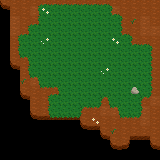

A level layout from a 2D game, rendered from its tile map. Below: a short description, then the map file with its tile-grid data intact:
An orthogonal 16x16 tile map with 10x10 px tiles, 7 tile layers (grass and dirt, grass border U, grass border R, grass border D, ...).

<map version="1.10" tiledversion="1.10.1" orientation="orthogonal" renderorder="right-down" width="16" height="16" tilewidth="10" tileheight="10" infinite="0" nextlayerid="8" nextobjectid="1">
 <tileset firstgid="1" source="../../Tiles/thicket tiles.tsx" />
 <layer id="1" name="grass and dirt" width="16" height="16">
  <data encoding="csv">
21,1,1,1,1,1,1,1,1,1,1,1,1,1,1,1,
0,1,1,15,2,2,2,2,2,2,2,15,1,1,1,1,
0,15,1,1,2,2,2,2,2,2,2,2,1,1,15,1,
0,15,1,2,2,2,2,2,2,2,2,2,1,1,15,15,
0,1,2,2,2,2,2,2,2,2,2,2,2,1,1,1,
0,1,2,2,2,2,2,2,2,2,2,2,2,2,2,1,
0,21,1,2,2,2,2,2,2,2,2,2,2,2,2,1,
0,0,1,2,2,2,2,2,2,2,2,2,2,2,2,1,
0,0,1,15,2,2,2,2,2,2,2,2,2,2,2,1,
0,0,21,1,1,1,2,2,2,2,2,2,2,2,2,1,
0,0,0,1,1,2,2,2,2,2,1,2,2,2,1,15,
0,0,0,21,1,2,2,2,1,1,15,15,2,2,15,1,
0,0,0,0,0,0,0,0,21,1,1,1,1,1,15,1,
0,0,0,0,0,0,0,0,0,0,21,1,1,1,1,1,
0,0,0,0,0,0,0,0,0,0,0,21,20,0,0,21,
0,0,0,0,0,0,0,0,0,0,0,0,0,0,0,0
</data>
 </layer>
 <layer id="2" name="grass border U" width="16" height="16">
  <data encoding="csv">
0,0,0,0,8,8,8,8,8,8,8,0,0,0,0,0,
0,0,0,0,0,0,0,0,0,0,0,8,0,0,0,0,
0,0,0,8,0,0,0,0,0,0,0,0,0,0,0,0,
0,0,8,0,0,0,0,0,0,0,0,0,8,0,0,0,
0,0,0,0,0,0,0,0,0,0,0,0,0,8,8,0,
0,0,0,0,0,0,0,0,0,0,0,0,0,0,0,0,
0,0,0,0,0,0,0,0,0,0,0,0,0,0,0,0,
0,0,0,0,0,0,0,0,0,0,0,0,0,0,0,0,
0,0,0,0,0,0,0,0,0,0,0,0,0,0,0,0,
0,0,0,0,0,8,0,0,0,0,0,0,0,0,0,0,
0,0,0,0,0,0,0,0,0,0,0,0,0,0,0,0,
0,0,0,0,0,0,0,0,0,0,0,0,0,0,0,0,
0,0,0,0,0,0,0,0,0,0,0,0,0,0,0,0,
0,0,0,0,0,0,0,0,0,0,0,0,0,0,0,0,
0,0,0,0,0,0,0,0,0,0,0,0,0,0,0,0,
0,0,0,0,0,0,0,0,0,0,0,0,0,0,0,0
</data>
 </layer>
 <layer id="3" name="grass border R" width="16" height="16">
  <data encoding="csv">
0,0,0,0,0,0,0,0,0,0,0,0,0,0,0,0,
0,0,0,0,0,0,0,0,0,0,0,9,0,0,0,0,
0,0,0,0,0,0,0,0,0,0,0,0,9,0,0,0,
0,0,0,0,0,0,0,0,0,0,0,0,9,0,0,0,
0,0,0,0,0,0,0,0,0,0,0,0,0,9,0,0,
0,0,0,0,0,0,0,0,0,0,0,0,0,0,0,9,
0,0,0,0,0,0,0,0,0,0,0,0,0,0,0,9,
0,0,0,0,0,0,0,0,0,0,0,0,0,0,0,9,
0,0,0,0,0,0,0,0,0,0,0,0,0,0,0,9,
0,0,0,0,0,0,0,0,0,0,0,0,0,0,0,9,
0,0,0,0,0,0,0,0,0,0,9,0,0,0,9,0,
0,0,0,0,0,0,0,0,9,0,0,0,0,0,9,0,
0,0,0,0,0,0,0,0,0,0,0,0,0,0,0,0,
0,0,0,0,0,0,0,0,0,0,0,0,0,0,0,0,
0,0,0,0,0,0,0,0,0,0,0,0,0,0,0,0,
0,0,0,0,0,0,0,0,0,0,0,0,0,0,0,0
</data>
 </layer>
 <layer id="4" name="grass border D" width="16" height="16">
  <data encoding="csv">
0,0,0,0,0,0,0,0,0,0,0,0,0,0,0,0,
0,0,0,0,0,0,0,0,0,0,0,0,0,0,0,0,
0,0,0,0,0,0,0,0,0,0,0,0,0,0,0,0,
0,0,0,0,0,0,0,0,0,0,0,0,0,0,0,0,
0,0,0,0,0,0,0,0,0,0,0,0,0,0,0,0,
0,0,0,0,0,0,0,0,0,0,0,0,0,0,0,0,
0,0,11,0,0,0,0,0,0,0,0,0,0,0,0,0,
0,0,0,0,0,0,0,0,0,0,0,0,0,0,0,0,
0,0,0,11,0,0,0,0,0,0,0,0,0,0,0,0,
0,0,0,0,11,11,0,0,0,0,0,0,0,0,0,0,
0,0,0,0,0,0,0,0,0,0,11,0,0,0,11,0,
0,0,0,0,0,0,0,0,11,11,0,11,0,0,0,0,
0,0,0,0,0,11,11,11,0,0,0,0,11,11,0,0,
0,0,0,0,0,0,0,0,0,0,0,0,0,0,0,0,
0,0,0,0,0,0,0,0,0,0,0,0,0,0,0,0,
0,0,0,0,0,0,0,0,0,0,0,0,0,0,0,0
</data>
 </layer>
 <layer id="5" name="grass border L" width="16" height="16">
  <data encoding="csv">
0,0,0,0,0,0,0,0,0,0,0,0,0,0,0,0,
0,0,0,10,0,0,0,0,0,0,0,0,0,0,0,0,
0,0,0,10,0,0,0,0,0,0,0,0,0,0,0,0,
0,0,10,0,0,0,0,0,0,0,0,0,0,0,0,0,
0,10,0,0,0,0,0,0,0,0,0,0,0,0,0,0,
0,10,0,0,0,0,0,0,0,0,0,0,0,0,0,0,
0,0,10,0,0,0,0,0,0,0,0,0,0,0,0,0,
0,0,10,0,0,0,0,0,0,0,0,0,0,0,0,0,
0,0,0,10,0,0,0,0,0,0,0,0,0,0,0,0,
0,0,0,0,0,10,0,0,0,0,0,0,0,0,0,0,
0,0,0,0,10,0,0,0,0,0,10,0,0,0,0,0,
0,0,0,0,10,0,0,0,0,0,0,10,0,0,0,0,
0,0,0,0,0,0,0,0,0,0,0,0,0,0,0,0,
0,0,0,0,0,0,0,0,0,0,0,0,0,0,0,0,
0,0,0,0,0,0,0,0,0,0,0,0,0,0,0,0,
0,0,0,0,0,0,0,0,0,0,0,0,0,0,0,0
</data>
 </layer>
 <layer id="6" name="decor" width="16" height="16">
  <data encoding="csv">
0,0,0,0,0,0,0,0,0,0,0,0,0,0,0,0,
0,0,0,0,12,0,0,0,0,0,0,0,0,0,0,0,
0,0,0,0,0,0,0,0,0,0,0,0,0,13,0,0,
0,0,0,0,0,0,0,0,0,0,0,0,0,0,0,0,
0,0,0,0,14,0,0,0,0,0,0,12,0,0,0,0,
0,0,0,0,0,0,0,0,0,0,0,0,0,0,0,0,
0,0,0,0,0,0,0,0,0,0,0,0,0,0,0,0,
0,0,0,0,0,0,0,0,0,0,14,0,0,0,0,0,
0,0,13,0,0,0,0,0,0,0,0,0,0,0,0,0,
0,0,0,0,0,0,0,0,0,0,0,0,0,16,0,0,
0,0,0,0,0,0,0,0,0,0,0,0,0,0,0,0,
0,0,0,0,0,0,0,0,0,0,0,0,0,0,0,0,
0,0,0,0,0,0,0,0,0,12,0,0,0,0,0,0,
0,0,0,0,0,0,0,0,0,0,0,13,0,0,0,0,
0,0,0,0,0,0,0,0,0,0,0,0,0,0,0,0,
0,0,0,0,0,0,0,0,0,0,0,0,0,0,0,0
</data>
 </layer>
 <layer id="7" name="collision" width="16" height="16">
  <data encoding="csv">
0,0,0,0,0,0,0,0,0,0,0,0,0,0,0,0,
37,0,0,0,0,0,0,0,0,0,0,0,0,0,0,0,
37,0,0,0,0,0,0,0,0,0,0,0,0,0,0,0,
37,0,0,0,0,0,0,0,0,0,0,0,0,0,0,0,
37,0,0,0,0,0,0,0,0,0,0,0,0,0,0,0,
37,0,0,0,0,0,0,0,0,0,0,0,0,0,0,0,
37,0,0,0,0,0,0,0,0,0,0,0,0,0,0,0,
37,37,0,0,0,0,0,0,0,0,0,0,0,0,0,0,
37,37,0,0,0,0,0,0,0,0,0,0,0,0,0,0,
37,37,0,0,0,0,0,0,0,0,0,0,0,0,0,0,
37,37,37,0,0,0,0,0,0,0,0,0,0,0,0,0,
37,37,37,0,0,0,0,0,0,0,0,0,0,0,0,0,
37,37,37,37,37,37,37,37,0,0,0,0,0,0,0,0,
37,37,37,37,37,37,37,37,37,37,0,0,0,0,0,0,
37,37,37,37,37,37,37,37,37,37,37,0,0,37,37,0,
37,37,37,37,37,37,37,37,37,37,37,37,37,37,37,37
</data>
 </layer>
</map>
